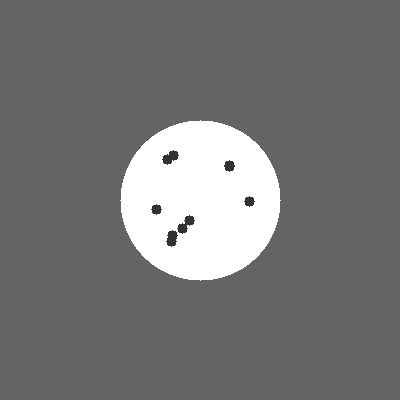
#> input picture 5_1/test_disc.png, 400 x 400 px
$ python -i seed_counter.py   (imports and definitions only)
#> lines starting #> are read from the running program, lines starting #| are printed output that depends on the picture; after the words box and inside, x2 and y2 are one past the last pixel; in counts of white or black regions, pixels touching at a corner belong together
#> further down, picture is the input picture: shape (400, 400, 3); min 50, max 255, mean 118.6
"""
Module for counting seeds on disc images.
This module processes disc images to detect and count seeds.
"""

import cv2
import numpy as np
from typing import Tuple, Optional, List


class SeedCounter:
    """Count seeds on white disc images."""

    def __init__(self, min_seed_area: int = 10, max_seed_area: int = 1000):
        """
        Initialize the SeedCounter.

        Args:
            min_seed_area: Minimum area of a valid seed in pixels
            max_seed_area: Maximum area of a valid seed in pixels
        """
        self.min_seed_area = min_seed_area
        self.max_seed_area = max_seed_area

    def count_seeds(self, disc_image: np.ndarray, visualize: bool = False) -> Tuple[int, Optional[np.ndarray]]:
        """
        Count seeds on a disc image.

        Args:
            disc_image: Image of a disc with seeds (numpy array)
            visualize: If True, return an annotated image showing detected seeds

        Returns:
            Tuple of (seed_count, annotated_image)
            annotated_image is None if visualize=False
        """
#> called with visualize = False
        if disc_image is None or disc_image.size == 0:
            return 0, None

        # Convert to grayscale if needed
        if len(disc_image.shape) == 3:
            gray = cv2.cvtColor(disc_image, cv2.COLOR_BGR2GRAY)
        else:
            gray = disc_image.copy()

        # Apply Gaussian blur to reduce noise
        blurred = cv2.GaussianBlur(gray, (3, 3), 0)

        # Seeds are typically darker than the white disc
        # Use adaptive threshold to detect seeds
        thresh = cv2.adaptiveThreshold(
            blurred,
            255,
            cv2.ADAPTIVE_THRESH_GAUSSIAN_C,
            cv2.THRESH_BINARY_INV,
            11,
            2
        )
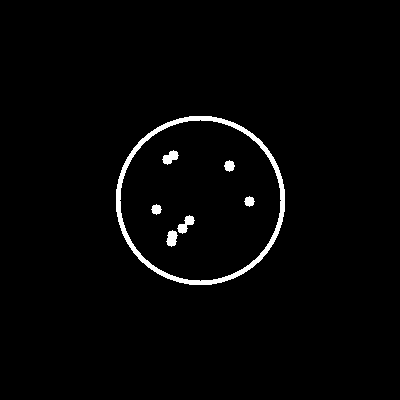
#> thresh: shape (400, 400); 2% white; 7 white regions, largest, box (x1, y1, x2, y2) and area: (116, 116, 285, 285) 2496, (177, 215, 195, 234) 160, (162, 150, 179, 165) 145

        # Apply morphological operations to clean up the image
        kernel = np.ones((2, 2), np.uint8)
        cleaned = cv2.morphologyEx(thresh, cv2.MORPH_OPEN, kernel)
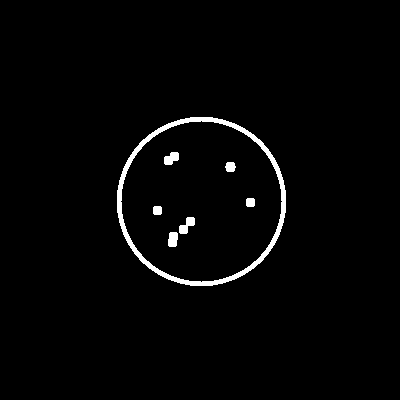
#> cleaned: shape (400, 400); 2% white; 7 white regions, largest, box (x1, y1, x2, y2) and area: (117, 117, 286, 286) 2496, (179, 217, 195, 234) 154, (164, 152, 179, 165) 141
        cleaned = cv2.morphologyEx(cleaned, cv2.MORPH_CLOSE, kernel)
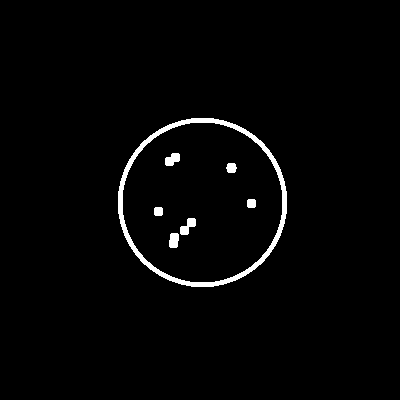
#> cleaned: shape (400, 400); 2% white; 7 white regions

        # Find contours (potential seeds)
        contours, _ = cv2.findContours(cleaned, cv2.RETR_EXTERNAL, cv2.CHAIN_APPROX_SIMPLE)
#> contours = 1 contour; box (x1, y1, x2, y2) and area: (118, 118, 287, 287) 22336

        seed_count = 0
        seed_contours = []

        for contour in contours:
            area = cv2.contourArea(contour)

            # Filter by area to get only seed-sized objects
            if self.min_seed_area <= area <= self.max_seed_area:
                seed_count += 1
                seed_contours.append(contour)
#> this loop made 1 pass
#> area on pass 1: 22336
#> after the loop, seed_contours = []; seed_count = 0

        annotated_image = None
        if visualize:
            # Create a copy of the original image for annotation
            if len(disc_image.shape) == 3:
                annotated_image = disc_image.copy()
            else:
                annotated_image = cv2.cvtColor(disc_image, cv2.COLOR_GRAY2BGR)

            # Draw contours around detected seeds
            cv2.drawContours(annotated_image, seed_contours, -1, (0, 255, 0), 2)

            # Add text showing the count
            cv2.putText(
                annotated_image,
                f"Seeds: {seed_count}",
                (10, 30),
                cv2.FONT_HERSHEY_SIMPLEX,
                1,
                (0, 0, 255),
                2
            )

        return seed_count, annotated_image

    # [100 lines left out: functions count_seeds_from_image_path, count_seeds_blob_detection, not called in this run]

>>> import cv2
>>> picture = cv2.imread('5_1/test_disc.png')
>>> result = SeedCounter().count_seeds(picture)
